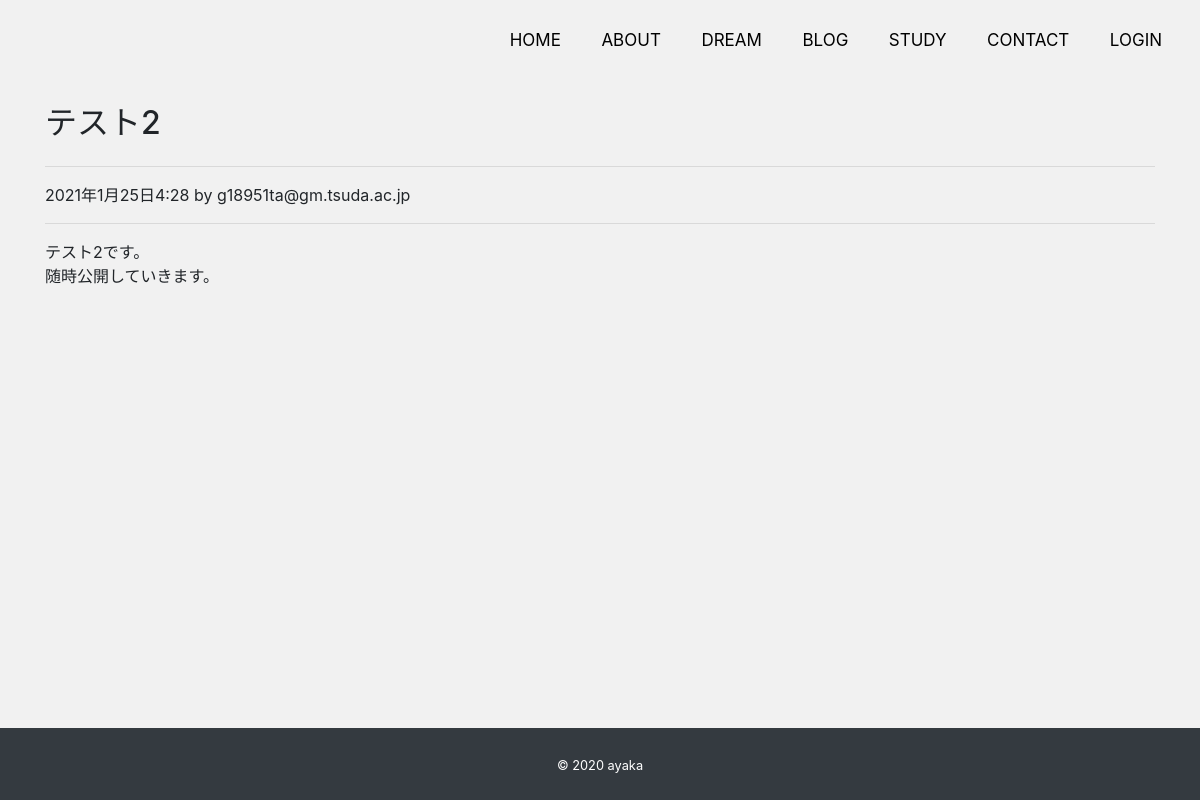
Page /blog/post/2 on the committed database.
### blog/models.py (models this page shows, shortened)
class Post(models.Model):
    author = models.ForeignKey(settings.AUTH_USER_MODEL, on_delete=models.CASCADE)
    title = models.CharField("タイトル" , max_length=200)
    content = models.TextField("本文")
    created = models.DateTimeField("作成日" , default=timezone.now)

### accounts/models.py (models this page shows, shortened)
class CustomUser(AbstractBaseUser, PermissionsMixin):
    email = models.EmailField('メールアドレス', unique=True)
    first_name = models.CharField('姓', max_length=30)
    last_name = models.CharField('名', max_length=30)
    description = models.TextField('自己紹介' , default="", blank=True)
    image = models.ImageField(upload_to='images', verbose_name='プロフィール画像', null=True, blank=True)
    is_staff = models.BooleanField(
        ('staff status'),
        default=False,
        help_text=('Designates whether the user can log into this admin site.'),
    )
    is_active = models.BooleanField(
        ('active'),
        default=True,
        help_text=(
            'Designates whether this user should be treated as active. '
            'Unselect this instead of deleting accounts.'
        ),
    )
    objects = UserManager()
    EMAIL_FIELD = 'email'
    USERNAME_FIELD = 'email'
    REQUIRED_FIELDS = []
    class Meta:
        verbose_name = ('user')
        verbose_name_plural = ('users')

### blog/views.py (the view)
# urls.py: path('post/<int:pk>', views.PostDetailView.as_view(), name='post_detail'),
class PostDetailView(View):
    def get(self , request , *args, **kwargs):
        post_data = Post.objects.get(id=self.kwargs['pk'])
        return render(request , 'blog/post_detail.html',{
            'post_data' : post_data
        })

### blog/templates/blog/post_detail.html (shortened to what this page needs)
{% extends "app/base.html" %}
{% block content %}
<h2 class='my-4'>{{ post_data.title }}</h2>
<hr>
<p>{{ post_data.created }} by {{ post_data.author }}</p>
<hr>
<p>{{ post_data.content|linebreaksbr }}</p>
{% endblock %}

### app/static/css/style.css (style rules this page uses)
* { margin:0; padding:0; box-sizing: border-box; font-size: 16px; }
p { word-break: break-all; }
body { background:#f1f1f1; display: flex; flex-flow: column; min-height: 100vh; }

### rows in the picture
Post: title "テスト2", created "2021年1月25日4:28", author "g18951ta@gm.tsuda.ac.jp", content "テスト2です。 随時公開していきます。"
